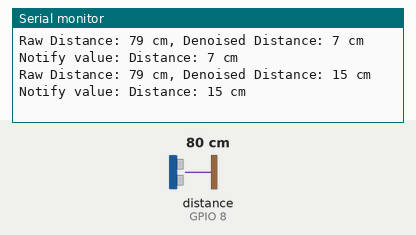
Simulated run of this program. Board: Seeed XIAO ESP32-S3. Shown: the last lines printed to the serial monitor. Wiring (inferred from the names in the program): ultrasonic range finder: trigger GPIO 7; echo GPIO 8. Inputs (shaded band) come from the test bench; at power-on: distance to the obstacle (sensor on GPIO 8) 80 cm. The echo pulse lasts 58.3 µs per cm; nothing arrives over Bluetooth unless stated; a phone connects over Bluetooth LE 3 s after start.

Above: at 1.8 s.
1.9 s: distance to the obstacle (sensor on GPIO 8) set to 2 cm
At 2.6 s:
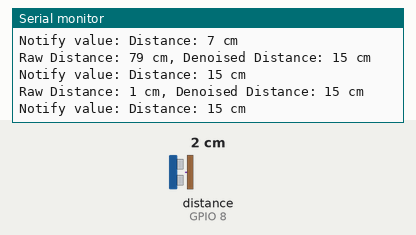
3.4 s: distance to the obstacle (sensor on GPIO 8) set to 4 cm
At 4.8 s:
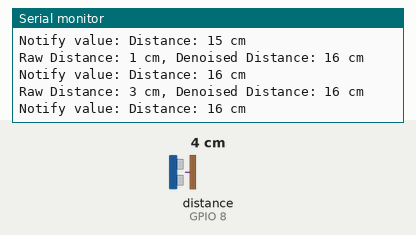
Timing chart, 0 to 6.4 s (numbered marks = the images above; inputs shaded):
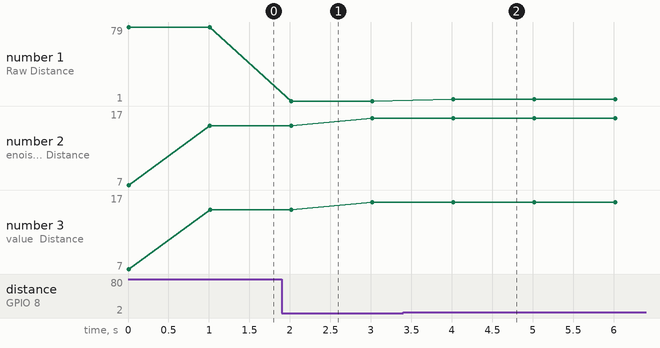

The program:

main.cpp
```cpp
#include <Arduino.h>
#include <BLEDevice.h>
#include <BLEServer.h>
#include <BLEUtils.h>
#include <BLE2902.h>

// HC-SR04 Pins
const int trigPin = D8;  // D8
const int echoPin = D9;  // D9

// Sensor data variables
long duration;
int distance;
const int maxDistance = 30;  // Maximum distance to trigger BLE notification (30 cm)

// DSP variables
const int numReadings = 10;
int readings[numReadings];      // the readings from the analog input
int readIndex = 0;              // the index of the current reading
int total = 0;                  // the running total
int average = 0;                // the average

BLEServer* pServer = NULL;
BLECharacteristic* pCharacteristic = NULL;
bool deviceConnected = false;
bool oldDeviceConnected = false;
unsigned long previousMillis = 0;
const long interval = 1000;

#define SERVICE_UUID        "9e5816d7-6825-4047-b9f6-28271d1d3e95"
#define CHARACTERISTIC_UUID "c21a4bc6-678d-4015-90fd-e03c3a4228f0"

class MyServerCallbacks : public BLEServerCallbacks {
    void onConnect(BLEServer* pServer) {
        deviceConnected = true;
    };

    void onDisconnect(BLEServer* pServer) {
        deviceConnected = false;
    }
};

void setup() {
    Serial.begin(115200);
    Serial.println("Starting BLE work!");

    pinMode(trigPin, OUTPUT);
    pinMode(echoPin, INPUT);

    // Initialize all the readings to 0:
    for (int thisReading = 0; thisReading < numReadings; thisReading++) {
        readings[thisReading] = 0;
    }

    BLEDevice::init("XIAO_ESP32S3");
    pServer = BLEDevice::createServer();
    pServer->setCallbacks(new MyServerCallbacks());
    BLEService *pService = pServer->createService(SERVICE_UUID);
    pCharacteristic = pService->createCharacteristic(
        CHARACTERISTIC_UUID,
        BLECharacteristic::PROPERTY_READ |
        BLECharacteristic::PROPERTY_WRITE |
        BLECharacteristic::PROPERTY_NOTIFY
    );
    pCharacteristic->addDescriptor(new BLE2902());
    pCharacteristic->setValue("Hello World");
    pService->start();
    BLEAdvertising *pAdvertising = BLEDevice::getAdvertising();
    pAdvertising->addServiceUUID(SERVICE_UUID);
    pAdvertising->setScanResponse(true);
    pAdvertising->setMinPreferred(0x06);  // functions that help with iPhone connections issue
    pAdvertising->setMinPreferred(0x12);
    BLEDevice::startAdvertising();
    Serial.println("Characteristic defined! Now you can read it in your phone!");
}

void loop() {
    // Clear the trigPin
    digitalWrite(trigPin, LOW);
    delayMicroseconds(2);
    // Set the trigPin high for 10 microseconds
    digitalWrite(trigPin, HIGH);
    delayMicroseconds(10);
    digitalWrite(trigPin, LOW);

    // Read the echoPin
    duration = pulseIn(echoPin, HIGH);
    distance = duration * 0.034 / 2;

    // Moving average filter
    total = total - readings[readIndex];
    readings[readIndex] = distance;
    total = total + readings[readIndex];
    readIndex = readIndex + 1;

    if (readIndex >= numReadings) {
        readIndex = 0;
    }

    average = total / numReadings;

    // Print both the raw data and denoised data
    Serial.print("Raw Distance: ");
    Serial.print(distance);
    Serial.print(" cm, Denoised Distance: ");
    Serial.print(average);
    Serial.println(" cm");

    // Send BLE notification if denoised distance is less than 30 cm
    if (average < maxDistance) {
        String bleMessage = "Distance: " + String(average) + " cm";
        pCharacteristic->setValue(bleMessage.c_str());
        pCharacteristic->notify();
        Serial.println("Notify value: " + bleMessage);
    }

    // BLE connection handling
    if (!deviceConnected && oldDeviceConnected) {
        delay(500);  // give the bluetooth stack the chance to get things ready
        pServer->startAdvertising();  // advertise again
        Serial.println("Start advertising");
        oldDeviceConnected = deviceConnected;
    }
    if (deviceConnected && !oldDeviceConnected) {
        oldDeviceConnected = deviceConnected;
    }
    delay(1000);
}
```

Measured:
- after the input at 1.9 s, the serial monitor: prints a new line after 0.11 s (image 1)
- after the input at 3.4 s, the serial monitor: prints a new line after 0.62 s (image 2)
- plotted number 1: 79 → 1 after the input at 1.9 s, 1 → 3 after the input at 3.4 s
- plotted number 2: 15 → 16 after the input at 1.9 s, 16 → 10 after the input at 3.4 s
- plotted number 3: 15 → 16 after the input at 1.9 s, 16 → 10 after the input at 3.4 s
